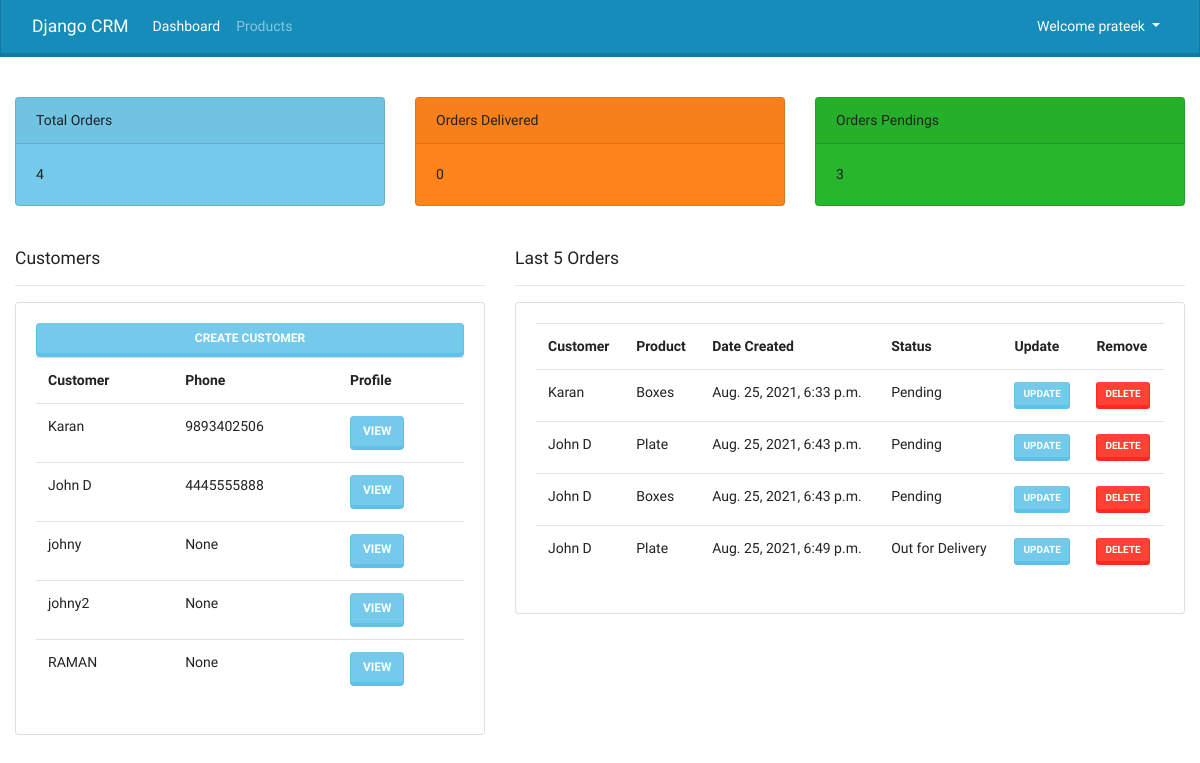
The app's page / (signed in) with its own data.
### accounts/models.py (models this page shows, shortened)
class Customer(models.Model):
    user = models.OneToOneField(User, null=True, on_delete=models.CASCADE)
    name = models.CharField(max_length=200, null=True)
    phone = models.CharField(max_length=10, null=True)
    email = models.CharField(max_length=100, null=True)
    profile_pic = models.ImageField(default='1.jpg', null=True, blank=True)
    date_created = models.DateTimeField(auto_now_add=True)
    def __str__(self):
        return self.name

class Order(models.Model):
    STATUS = (
    ('Pending', 'Pending'),
    ('Out for Delivery', 'Out for Delivery'),
    ('Delivered', 'Delivered')
    )
    customer = models.ForeignKey(Customer, null=True, on_delete=models.SET_NULL)
    product = models.ForeignKey(Product, null=True, on_delete=models.SET_NULL)
    status = models.CharField(max_length=100, choices=STATUS)
    note = models.CharField(max_length=100, null=True)
    date_created = models.DateTimeField(auto_now_add=True)

class Product(models.Model):
    CATEGORY = (
        ('Indoor', 'Indoor'),
        ('Outdoor', 'Outdoor')
    )
    name = models.CharField(max_length=200)
    price = models.FloatField()
    category = models.CharField(max_length=100, choices=CATEGORY)
    description = models.CharField(max_length=200)
    tags = models.ManyToManyField(Tag)
    date_created = models.DateTimeField(auto_now_add=True)
    def __str__(self):
        return self.name

### accounts/decorators.py (the view)
    def wrapper_func(request, *args, **kwargs):
        group = None
        if request.user.groups.exists():
            group = request.user.groups.all()[0].name
        if group == 'customer':
            return redirect('user_page')
        else:
            return view_func(request, *args, **kwargs)

### accounts/views.py (called while the page is built)
@login_required(login_url='login')
@admin_only
def home(request):
    orders = Order.objects.all()
    customers = Customer.objects.all()
    orders_count = orders.count()
    delivered = orders.filter(status='Delivered').count()
    pending = orders.filter(status='Pending').count()
    context = {
        'orders': orders,
        'customers': customers,
        'orders_count': orders_count,
        'delivered': delivered,
        'pending': pending
    }
    return render(request, 'accounts/dashboard.html', context)

### accounts/templates/accounts/dashboard.html
{% extends 'accounts/main.html' %}
{% block content %}
  {% include 'accounts/status.html' %}
  <br/><br/>
  <div class="row">
    <div class="col-lg-5">
      <h5>Customers</h5>
      <hr/>
      <div class="card card-body">
        <a href="#" class="btn btn-info">Create Customer</a>
        <table class="table table-boredred">
          <tr>
            <th>Customer</th>
            <th>Phone</th>
            <th>Profile</th>
          </tr>
          {% for cust in customers %}
            <tr>
              <td>{{ cust.name }}</td>
              <td>{{ cust.phone }}</td>
              <td><a href="{% url 'customer' cust.id %}" class="btn btn-info">View</a></td>
            </tr>
          {% endfor %}
        </table>
      </div>
    </div>
    <div class="col-lg-7">
      <h5>Last 5 Orders</h5>
      <hr/>
      <div class="card card-body">
        <table class="table table-boredred">
          <tr>
            <th>Customer</th>
            <th>Product</th>
            <th>Date Created</th>
            <th>Status</th>
            <th>Update</th>
            <th>Remove</th>
          </tr>
          {% for order in orders %}
            <tr>
              <td>{{ order.customer }}</td>
              <td>{{ order.product }}</td>
              <td>{{ order.date_created }}</td>
              <td>{{ order.status }}</td>
              <td><a href="{% url 'update_order' order.id %}" class="btn btn-sm btn-info">Update</a></td>
              <td><a href="{% url 'delete_order' order.id %}" class="btn btn-sm btn-danger">Delete</a></td>
            </tr>
          {% endfor %}
        </table>
      </div>
    </div>
  </div>
{% endblock %}

### accounts/templates/accounts/navbar.html (shortened to what this page needs)
<nav class="navbar navbar-expand-lg navbar-dark bg-primary">
  <div class="container-fluid">
    <a class="navbar-brand" href="#">Django CRM</a>
    <div class="collapse navbar-collapse" id="navbarColor01">
      <ul class="navbar-nav me-auto">
        {% if request.user.is_staff %}
          <li class="nav-item">
            <a class="nav-link active" href="{% url 'home' %}">Dashboard</a>
          </li>
          <li class="nav-item">
            <a class="nav-link" href="{% url 'products' %}">Products</a>
          </li>
          {% endif %}
      </ul>
      <ul class="navbar-nav ml-auto">
        <li class="nav-item dropdown">
          <a class="nav-link dropdown-toggle active" href="#" id="navbarDropdown" role="button" data-toggle="dropdown" aria-haspopup="true" aria-expanded="false">
            Welcome {{ user.username }}
          </a>
        </li>
      </ul>
    </div>
  </div>
</nav>

### records on screen
Customer: name "Karan", phone "9893402506"
Customer: name "John D", phone "4445555888"
Customer: name "johny", phone "None"
Customer: name "johny2", phone "None"
Customer: name "RAMAN", phone "None"
Order: customer "Karan", product "Boxes", date_created "Aug. 25, 2021, 6:33 p.m.", status "Pending"
Order: customer "John D", product "Plate", date_created "Aug. 25, 2021, 6:43 p.m.", status "Pending"
Order: customer "John D", product "Boxes", date_created "Aug. 25, 2021, 6:43 p.m.", status "Pending"
Order: customer "John D", product "Plate", date_created "Aug. 25, 2021, 6:49 p.m.", status "Out for Delivery"

### other values on screen
{{ user.username }} "prateek"
{{ orders_count }} "4"
{{ delivered }} "0"
{{ pending }} "3"
